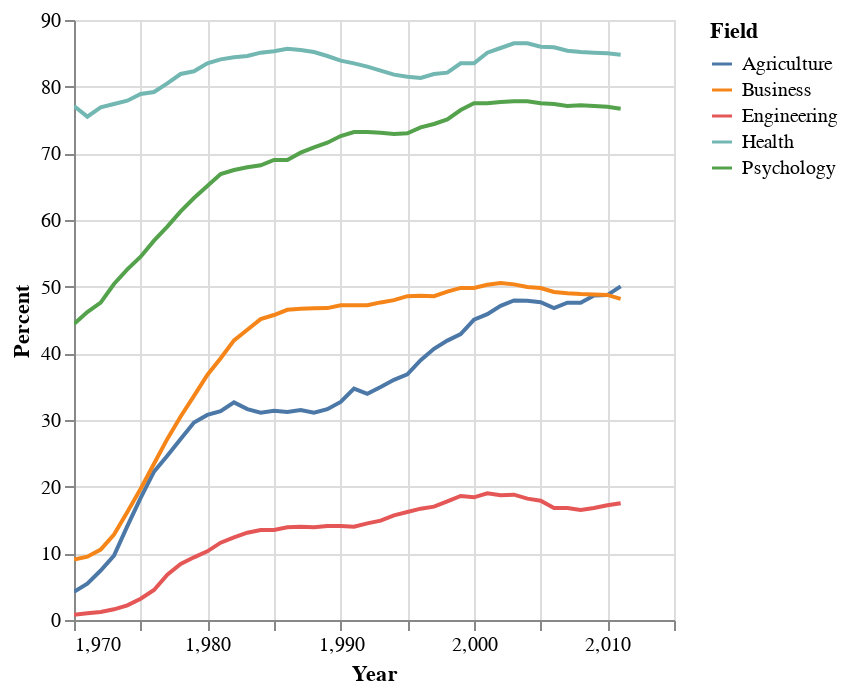

This figure's notebook cell:
### Code cell
df_tall.plot.line(
    x = 'Year:Q', 
    y = 'Percent:Q', 
    color = 'Field:N'
)

### Figure 1 — Vega-Lite specification as saved in the notebook (floating-point values rounded to 4 significant figures; data arrays with more than 128 entries replaced by an {"elided": "..."} marker saying what was removed)
{"config": {"view": {"continuousWidth": 300, "continuousHeight": 300}}, "data": {"name": "data-7bd34bc17e6719b4e12365c5b18fa641"}, "mark": {"type": "line", "tooltip": true}, "encoding": {"color": {"field": "Field", "type": "nominal"}, "x": {"field": "Year", "type": "quantitative"}, "y": {"field": "Percent", "type": "quantitative"}}, "params": [{"name": "param_14", "select": {"type": "interval", "encodings": ["x", "y"]}, "bind": "scales"}], "$schema": "https://vega.github.io/schema/vega-lite/v5.20.1.json", "datasets": {"data-7bd34bc17e6719b4e12365c5b18fa641": {"elided": "210 records"}}}
